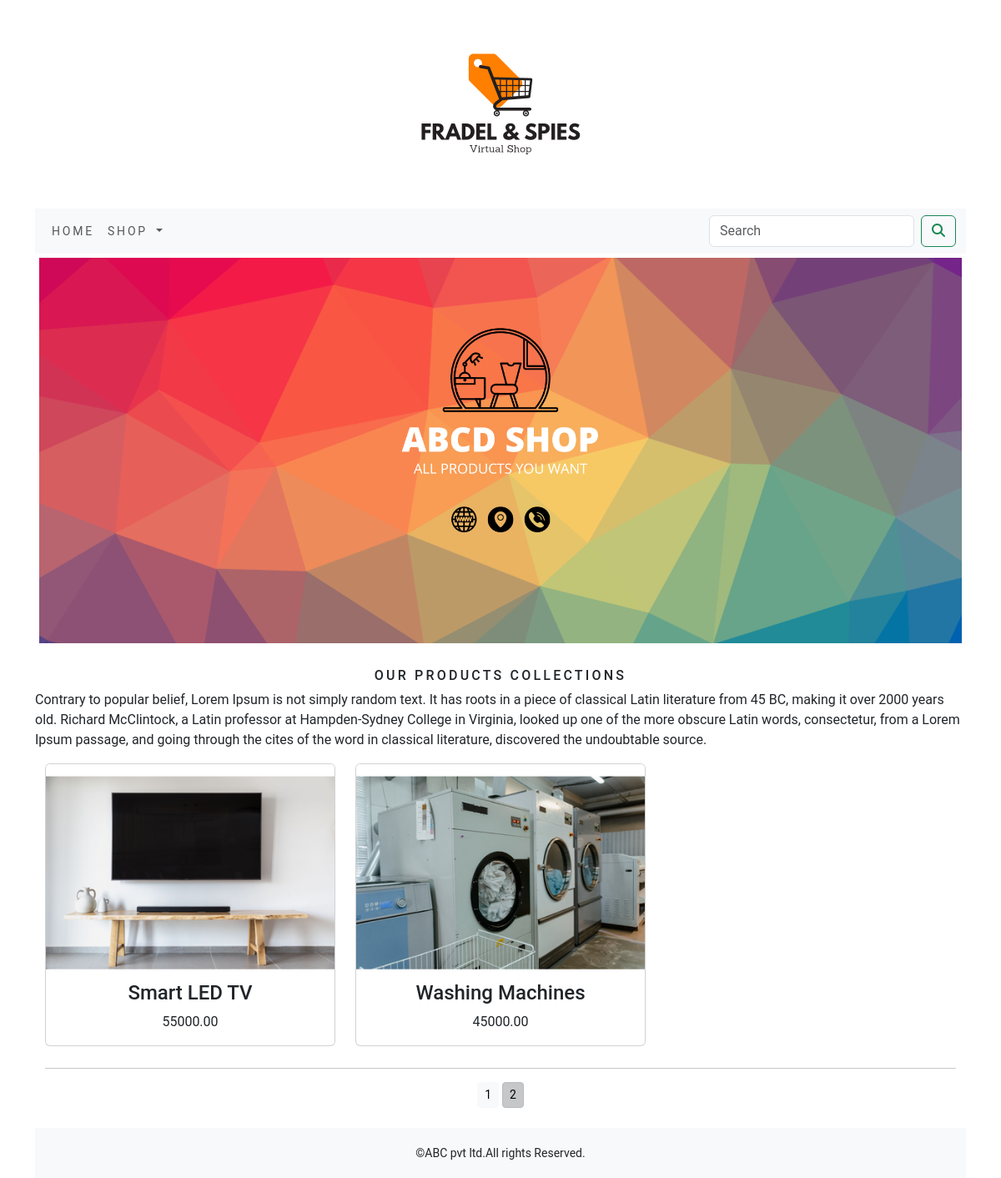
Screenshot of /shop/?page=2 with the database file from the repository.
### shop/models.py (models this page shows, shortened)
class Product(models.Model):
    name = models.CharField(max_length=250, unique=True)
    slug=models.SlugField(max_length=250, unique=True)
    description=models.TextField(blank=True)
    price=models.DecimalField(max_digits=10, decimal_places=2)
    category=models.ForeignKey(Category,on_delete=models.CASCADE)
    image = models.ImageField(upload_to='product', blank= True)
    stock=models.IntegerField()
    available=models.BooleanField(default=True)
    created=models.DateTimeField(auto_now_add=True)
    updated=models.DateTimeField(auto_now=True)
    def get_url(self):
        return reverse('shop:prodCatdetail', args=[self.category.slug, self.slug])
    class Meta():
        ordering=('name',)
        verbose_name='product'
        verbose_name_plural='products'

### shop/views.py (the view)
# urls.py: path('', views.allProdCat, name='allProdCat'),
def allProdCat(request, c_slug=None):
    c_page=None
    products_list=None
    if c_slug!=None:
        c_page=get_object_or_404(Category,slug=c_slug)
        products_list=Product.objects.all().filter(category=c_page,available=True)
    else:
        products_list=Product.objects.all().filter(available=True)
    paginator=Paginator(products_list,6)
    try:
        page=int(request.GET.get('page','1'))
    except:
        page=1
    try:
        products=paginator.page(page)
    except (EmptyPage,InvalidPage):
        products=paginator.page(paginator.num_pages)
    return render(request, 'category.html', {'category':c_page,'products':products})

### cart/context_processors.py (called while the page is built)
def counter(request):
    item_count=0
    if 'admin' in request.path:
        return {}
    else:
        try:
            cart=Cart.objects.filter(cart_id=_cart_id(request))
            car_items=CartItem.objects.all().filter(cart=cart[:1])
            for cart_item in car_items:
                item_count += cart_item.quantity
        except Cart.DoesNotExist:
            item_count =0
    return dict(item_count=item_count)

### cart/views.py (called while the page is built)
def _cart_id(request):
    cart=request.session.session_key
    if not cart:
        cart=request.session.create()
    return cart

### shop/context_processors.py (called while the page is built)
def menu_links(request):
    links=Category.objects.all()
    return dict(links=links)

### shop/models.py (called while the page is built)
    def get_url(self):
        return reverse('shop:products_by_category', args=[self.slug,])

### templates/category.html (shortened to what this page needs)
{% extends 'base.html' %}
{% load static %}
{% block content %}
<div class="mx_auto">
    {% if category %}
        <img class="my_image" src="{{category.image.url}}" alt="{{category.name}}">
</div>
    <br>
<div>
        <h1 class="text-center my_title">{{category.name}}</h1>
        <p class="text-justify">{{category.description}}</p>
</div>
    {% else %}
<div>
    <img class="my_image my_image_padding" src="{% static 'img/banner.png' %}" alt="Our Products" width="1500px;">
</div>
<br>
<div>
    <h1 class="text-center my_title">Our Products Collections</h1>
    <p class="text-justify">Contrary to popular belief, Lorem Ipsum is not simply random text. It has roots in a piece of classical Latin literature from 45 BC, making it over 2000 years old. Richard McClintock, a Latin professor at Hampden-Sydney College in Virginia, looked up one of the more obscure Latin words, consectetur, from a Lorem Ipsum passage, and going through the cites of the word in classical literature, discovered the undoubtable source.</p>
</div>
    {% endif %}
<div class="container" >
    <div class="row mx_auto">
        {% for product in products.object_list %}
        <div class="my_bottom_margin col-9 col-sm-12 col-md-4 col-lg-4">
            <div class="card text-center" style="min-width:18rem;">
                <a href="{{product.get_url}}"><img class="card-img-top my_image" src="{{product.image.url}}" alt="{{product.name}}"></a>
                <div>
                    <h4>{{product.name}}</h4>
                    <p>{{product.price}}</p>
                </div>
            </div>
        </div>
        {% endfor %}
    </div>
    <div class="mx_auto">
        {% if products.paginator.num_pages > 1 %}
        <hr>
        <div class="text-center">
            {% for pg in products.paginator.page_range %}
                <a href="?page={{pg}}" class="btn btn-light btn-sm {% if products.number == pg %} active {% endif %}">{{pg}}</a>
            {% endfor %}
        </div>
        {% endif %}
    </div>
    <br>
</div>
{% endblock %}

### static/css/custom.css (style rules this page uses)
body { font-family: 'Roboto', sans-serif; }
.my_image { width:100%; height:auto; }
.my_title { font-size:16px; text-transform:uppercase; letter-spacing:.2em; }
.my_image_padding { padding:5px; }
.my_bottom_margin { margin-bottom:10px; }

### rows the page displays
Product: image (picture), name "Smart LED TV", price "55000.00"
Product: image (picture), name "Washing Machines", price "45000.00"

### other values shown
{{ pg }} "1" "2"
